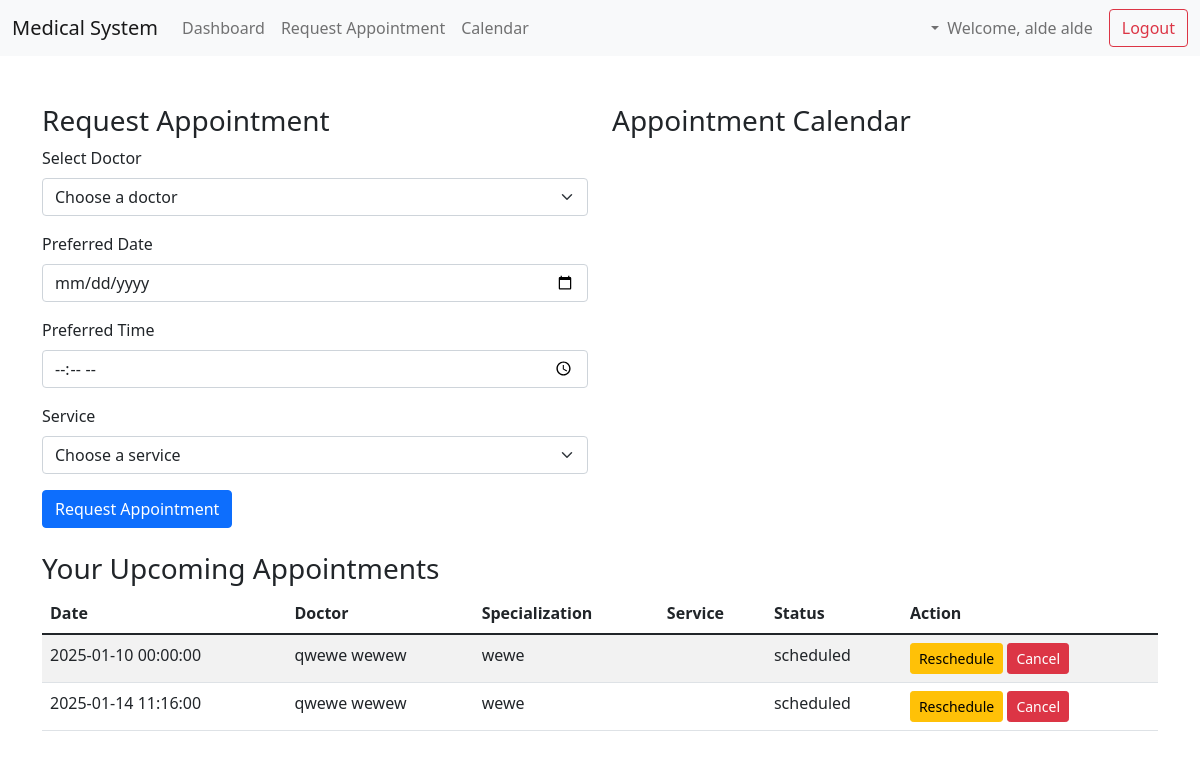
The page /patient_dashboard.php (signed in) on the database as committed earlier.
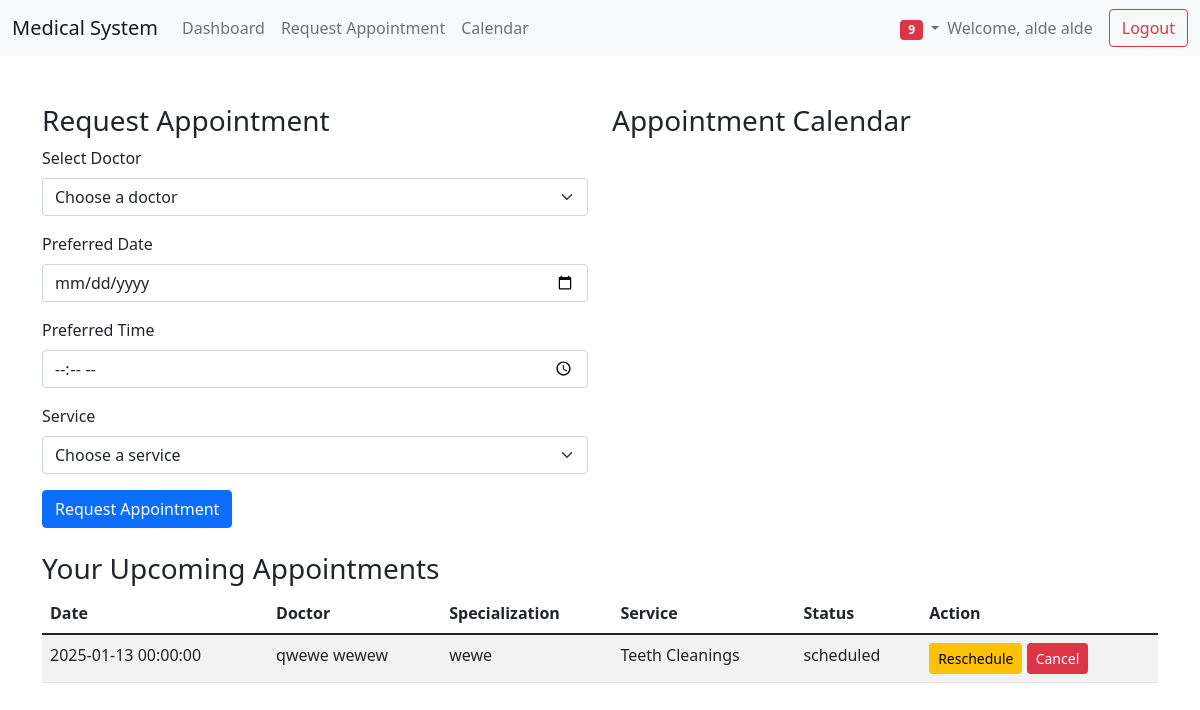
The same page on the database as committed later.
### tables this page shows
CREATE TABLE `appointments` (
  `id` int NOT NULL,
  `doctor_id` int NOT NULL,
  `appointment_date` datetime NOT NULL,
  `service` varchar(255) DEFAULT NULL,
  `status` enum('available','scheduled','approved','rejected','not_available','not_available_morning','not_available_afternoon','not_available_full_day','requested','canceled') NOT NULL,
  `availability_type` enum('full_day','morning','afternoon') NOT NULL,
  `patient_id` int DEFAULT NULL,
  `is_available` tinyint(1) DEFAULT '1'
);

CREATE TABLE `doctors` (
  `id` int NOT NULL,
  `user_id` int DEFAULT NULL,
  `first_name` varchar(50) NOT NULL,
  `last_name` varchar(50) NOT NULL,
  `specialization` varchar(100) NOT NULL
);

### patient_dashboard.php (the view, shortened to what the changed rows need)
<?php
require_once 'db_connect.php';
$user_id = $_SESSION['user_id'];
$stmt = $pdo->prepare('SELECT * FROM patients WHERE user_id = ?');
$stmt->execute([$user_id]);
$patient = $stmt->fetch();
$stmt = $pdo->prepare("
    SELECT a.*, d.first_name AS doctor_first_name, d.last_name AS doctor_last_name, d.specialization, a.service
    FROM appointments a
    JOIN doctors d ON a.doctor_id = d.id
    WHERE a.patient_id = ? AND a.status = 'scheduled'
    ORDER BY a.appointment_date
");
$stmt->execute([$patient['id']]);
$appointments = $stmt->fetchAll();
?>
<!DOCTYPE html>
<html lang="en">
<head>
    <link href="https://cdn.jsdelivr.net/npm/bootstrap@5.1.3/dist/css/bootstrap.min.css" rel="stylesheet">
    <link href='https://cdn.jsdelivr.net/npm/fullcalendar@5.10.2/main.css' rel='stylesheet' />
</head>
<body>
    <?php include 'navbar.php'; ?>
    <div class="container mt-5">
        <div class="row mt-4">
            <div class="col-md-12">
                <table class="table table-striped">
                    <thead>
                        <tr>
                            <th>Date</th>
                            <th>Doctor</th>
                            <th>Specialization</th>
                            <th>Service</th>
                            <th>Status</th>
                            <th>Action</th>
                        </tr>
                    </thead>
                    <tbody>
                        <?php foreach ($appointments as $appointment): ?>
                        <tr>
                            <td><?php echo htmlspecialchars($appointment['appointment_date']); ?></td>
                            <td><?php echo htmlspecialchars($appointment['doctor_first_name'] . ' ' . $appointment['doctor_last_name']); ?></td>
                            <td><?php echo htmlspecialchars($appointment['specialization']); ?></td>
                            <td><?php echo htmlspecialchars($appointment['service']); ?></td>
                            <td><?php echo htmlspecialchars($appointment['status']); ?></td>
                            <td>
                                <button class="btn btn-warning btn-sm reschedule-appointment"
                                    data-id="<?php echo $appointment['id']; ?>"
                                    data-date="<?php echo $appointment['appointment_date']; ?>"
                                    data-doctor="<?php echo $appointment['doctor_id']; ?>"
                                    data-service="<?php echo $appointment['service']; ?>">Reschedule</button>
                                <button class="btn btn-danger btn-sm cancel-appointment"
                                    data-id="<?php echo $appointment['id']; ?>">Cancel</button>
                            </td>
                        </tr>
                        <?php endforeach; ?>
                    </tbody>
                </table>
            </div>
        </div>
    </div>
</body>
</html>

### navbar.php (shortened to what the changed rows need)
<?php
require_once 'db_connect.php';
$user_type = $_SESSION['user_type'] ?? '';
$user_id = $_SESSION['user_id'] ?? '';
$unread_count = 0;
if ($user_type === 'doctor') {
    $stmt = $pdo->prepare('SELECT first_name, last_name FROM doctors WHERE user_id = ?');
    $stmt->execute([$user_id]);
    $user = $stmt->fetch();
    $stmt = $pdo->prepare('SELECT * FROM notifications WHERE user_id = ? AND is_read = 0');
    $stmt->execute([$user_id]);
    $notifications = $stmt->fetchAll();
    $unread_count = count($notifications);
} elseif ($user_type === 'patient') {
    $stmt = $pdo->prepare('SELECT id, first_name, last_name FROM patients WHERE user_id = ?');
    $stmt->execute([$user_id]);
    $user = $stmt->fetch();
    if ($user) {
        $stmt = $pdo->prepare('SELECT * FROM notifications WHERE user_id = ? AND is_read = 0');
        $stmt->execute([$user['id']]);
        $notifications = $stmt->fetchAll();
        $unread_count = count($notifications);
    }
}
?>
<nav class="navbar navbar-expand-lg navbar-light bg-light">
    <div class="container-fluid">
        <div class="collapse navbar-collapse" id="navbarNav">
            <?php if ($user_type === 'doctor' || ($user_type === 'patient' && $user)): ?>
            <ul class="navbar-nav">
                <li class="nav-item dropdown">
                    <a class="nav-link dropdown-toggle" href="#" id="navbarDropdown" role="button"
                        data-bs-toggle="dropdown" aria-expanded="false">
                        <?php if ($unread_count > 0): ?>
                        <span class="badge bg-danger"><?php echo $unread_count; ?></span>
                        <?php endif; ?>
                    </a>
                </li>
            </ul>
            <?php endif; ?>
        </div>
    </div>
</nav>

Rows that differ between the two databases and show on the page:
removed appointments: appointment_date "2025-01-10 00:00:00", doctor.last_name "qwewe wewew", doctor.specialization "wewe", status "scheduled"
removed appointments: appointment_date "2025-01-14 11:16:00", doctor.last_name "qwewe wewew", doctor.specialization "wewe", status "scheduled"
added appointments: appointment_date "2025-01-13 00:00:00", doctor.last_name "qwewe wewew", doctor.specialization "wewe", service "Teeth Cleanings", status "scheduled"
Other text that changed with them:
$unread_count: (not shown) → "9"
